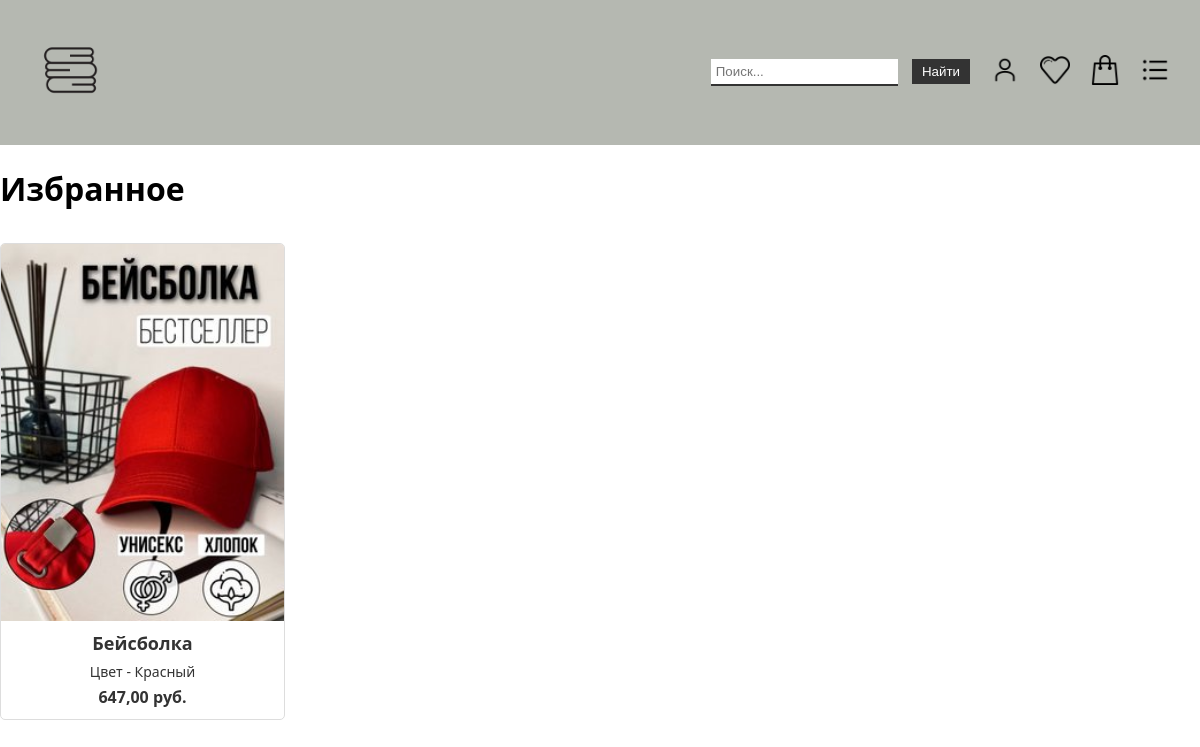
/liked/ (signed in), run on the app's committed database.
### product/models.py (models this page shows, shortened)
class Product(models.Model):
    title = models.CharField(max_length=100)
    slug = models.SlugField(max_length=255, unique=True, db_index=True, verbose_name="URL")
    price = models.DecimalField(max_digits=10, decimal_places=2, null=True)
    photo = models.ImageField(blank=True, upload_to='photos/%Y/%m/%d/')
    color = models.CharField(max_length=50)
    content = models.TextField(blank=True)
    search_names = models.TextField(blank=True)
    gender = models.CharField(max_length=50)
    is_published = models.BooleanField(default=True)
    cat = models.ForeignKey('Catalog', on_delete=models.PROTECT)
    def get_absolute_url(self):
        return reverse('product', kwargs={'prod_slug': self.slug})
    class Meta:
        verbose_name = 'Товар'
        verbose_name_plural = 'Товары'
        ordering = ('title', )

### product/views.py (the view)
# urls.py: path('liked/', liked, name='like'),
def liked(request):
    if request.user.is_authenticated:
        products = Product.objects.filter(likedproduct__user=request.user)
        title = 'Избранное'
        context = {'title': title, 'menu': menu, 'products': products}
        return render(request, 'product/liked.html', context=context)
    else:
        return redirect('profile')

### product/templates/product/liked.html
{% extends 'product/base.html' %}
{% block content %}
    <h1>Избранное</h1>
        {% if products %}
            <div class="list-prod">
                {% for p in products %}
                    <a href="{{ p.get_absolute_url }}" class="item">
                        {% if p.photo %}
                          <img src="{{p.photo.url}}" alt="{{p.title}}">
                        {% else %}
                          <div style="height: 200px;"></div>
                        {% endif %}
                            <h2>{{ p.title }}</h2>
                            <p>Цвет - {{ p.color }}</p>
                            <p class="price">{{ p.price }} руб.</p>
                    </a>
                {% endfor %}
            </div>
        {% else %}
            <h2>Нет избранных товаров</h2>
        {% endif %}
{% endblock content %}

### product/static/product/css/styles.css (style rules this page uses)
body { position: relative; font-family: 'Noto Sans', sans-serif; font-size: 16px; line-height: 1.4; color: #000; min-width: 320px; overflow-x: hidden; height: auto; margin: 0; padding: 0; }
.list-prod { display: flex; flex-wrap: wrap; justify-content: space-between; margin: 0 -10px; }
.item { width: calc(25% - 20px); margin: 10px; box-sizing: border-box; border: 1px solid #ddd; border-radius: 5px; overflow: hidden; background-color: #fff; display: flex; flex-direction: column; color: #333; text-decoration: none; }
.item img { max-width: 100%; height: auto; object-fit: cover; flex: 1; }
.item h2 { margin: 0 10px; font-size: 18px; font-weight: 700; text-align: center; margin-top: 10px; margin-bottom: 5px; }
.item p { margin: 0 10px; font-size: 14px; text-align: center; margin-bottom: 5px; }
.item .price { margin: 0 10px; font-size: 16px; font-weight: 700; text-align: center; margin-bottom: 10px; }
.item { width: calc(25% - 20px); margin: 10px; box-sizing: border-box; border: 1px solid #ddd; border-radius: 5px; overflow: hidden; background-color: #fff; display: flex; flex-direction: column; }

### data on the page
Product: photo (picture), title "Бейсболка", color "Красный", price "647,00"
